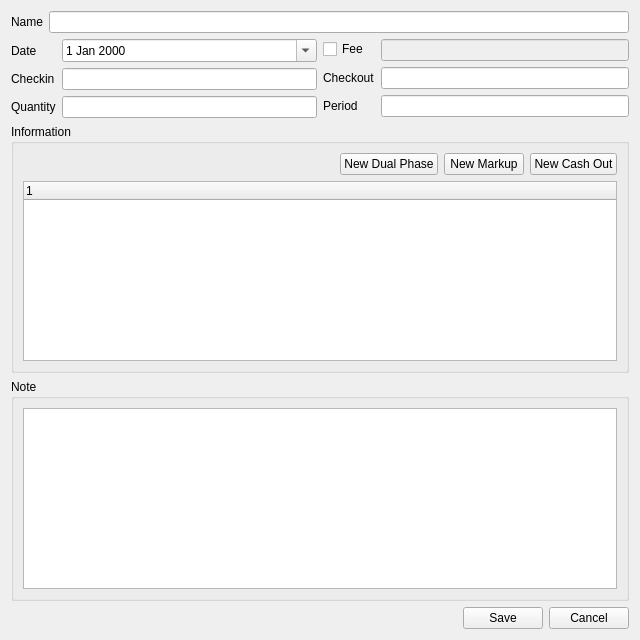
<?xml version="1.0" encoding="UTF-8"?>
<ui version="4.0">
 <class>ItemView</class>
 <widget class="QWidget" name="ItemView">
  <property name="geometry">
   <rect>
    <x>0</x>
    <y>0</y>
    <width>640</width>
    <height>640</height>
   </rect>
  </property>
  <property name="windowTitle">
   <string>Item View</string>
  </property>
  <layout class="QVBoxLayout" name="verticalLayout">
   <item>
    <layout class="QVBoxLayout" name="verticalLayout_4">
     <item>
      <layout class="QFormLayout" name="formLayout_3">
       <item row="0" column="0">
        <widget class="QLabel" name="label_3">
         <property name="text">
          <string>Name</string>
         </property>
        </widget>
       </item>
       <item row="0" column="1">
        <widget class="QLineEdit" name="nameLineEdit"/>
       </item>
      </layout>
     </item>
     <item>
      <layout class="QHBoxLayout" name="horizontalLayout">
       <item>
        <layout class="QFormLayout" name="formLayout">
         <item row="0" column="0">
          <widget class="QLabel" name="label_2">
           <property name="text">
            <string>Date</string>
           </property>
          </widget>
         </item>
         <item row="0" column="1">
          <widget class="QDateEdit" name="startDateEdit">
           <property name="calendarPopup">
            <bool>true</bool>
           </property>
          </widget>
         </item>
         <item row="1" column="0">
          <widget class="QLabel" name="label_4">
           <property name="text">
            <string>Checkin</string>
           </property>
          </widget>
         </item>
         <item row="1" column="1">
          <widget class="QLineEdit" name="checkinLineEdit"/>
         </item>
         <item row="2" column="0">
          <widget class="QLabel" name="label">
           <property name="text">
            <string>Quantity</string>
           </property>
          </widget>
         </item>
         <item row="2" column="1">
          <widget class="QLineEdit" name="quantityLineEdit"/>
         </item>
        </layout>
       </item>
       <item>
        <layout class="QFormLayout" name="formLayout_2">
         <item row="0" column="0">
          <widget class="QCheckBox" name="feeCustomCheckBox">
           <property name="toolTip">
            <string>Custom</string>
           </property>
           <property name="text">
            <string>Fee</string>
           </property>
          </widget>
         </item>
         <item row="0" column="1">
          <widget class="QLineEdit" name="feeLineEdit">
           <property name="enabled">
            <bool>false</bool>
           </property>
          </widget>
         </item>
         <item row="1" column="0">
          <widget class="QLabel" name="label_5">
           <property name="text">
            <string>Checkout</string>
           </property>
          </widget>
         </item>
         <item row="1" column="1">
          <widget class="QLineEdit" name="checkoutLineEdit"/>
         </item>
         <item row="2" column="0">
          <widget class="QLabel" name="label_7">
           <property name="text">
            <string>Period</string>
           </property>
          </widget>
         </item>
         <item row="2" column="1">
          <widget class="QLineEdit" name="periodLineEdit"/>
         </item>
        </layout>
       </item>
      </layout>
     </item>
    </layout>
   </item>
   <item>
    <widget class="QGroupBox" name="groupBox">
     <property name="title">
      <string>Information</string>
     </property>
     <layout class="QVBoxLayout" name="verticalLayout_3">
      <item>
       <layout class="QHBoxLayout" name="horizontalLayout_2">
        <item>
         <spacer name="horizontalSpacer">
          <property name="orientation">
           <enum>Qt::Horizontal</enum>
          </property>
          <property name="sizeHint" stdset="0">
           <size>
            <width>40</width>
            <height>20</height>
           </size>
          </property>
         </spacer>
        </item>
        <item>
         <widget class="QPushButton" name="dualPhaseNewPushButton">
          <property name="text">
           <string>New Dual Phase</string>
          </property>
         </widget>
        </item>
        <item>
         <widget class="QPushButton" name="markupNewPushButton">
          <property name="text">
           <string>New Markup</string>
          </property>
         </widget>
        </item>
        <item>
         <widget class="QPushButton" name="cashOutNewPushButton">
          <property name="text">
           <string>New Cash Out</string>
          </property>
         </widget>
        </item>
       </layout>
      </item>
      <item>
       <widget class="QTreeWidget" name="infoTreeWidget">
        <column>
         <property name="text">
          <string notr="true">1</string>
         </property>
        </column>
       </widget>
      </item>
     </layout>
    </widget>
   </item>
   <item>
    <widget class="QGroupBox" name="groupBox_2">
     <property name="title">
      <string>Note</string>
     </property>
     <layout class="QVBoxLayout" name="verticalLayout_2">
      <item>
       <widget class="QPlainTextEdit" name="noteTextEdit"/>
      </item>
     </layout>
    </widget>
   </item>
   <item>
    <layout class="QHBoxLayout" name="horizontalLayout_3">
     <item>
      <spacer name="horizontalSpacer_2">
       <property name="orientation">
        <enum>Qt::Horizontal</enum>
       </property>
       <property name="sizeHint" stdset="0">
        <size>
         <width>40</width>
         <height>20</height>
        </size>
       </property>
      </spacer>
     </item>
     <item>
      <widget class="QPushButton" name="savePushButton">
       <property name="text">
        <string>Save</string>
       </property>
      </widget>
     </item>
     <item>
      <widget class="QPushButton" name="cancelPushButton">
       <property name="text">
        <string>Cancel</string>
       </property>
      </widget>
     </item>
    </layout>
   </item>
  </layout>
 </widget>
 <resources/>
 <connections/>
</ui>
